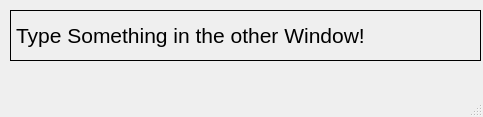
<?xml version="1.0" encoding="UTF-8"?>
<ui version="4.0">
 <class>SecondWindow</class>
 <widget class="QMainWindow" name="SecondWindow">
  <property name="geometry">
   <rect>
    <x>0</x>
    <y>0</y>
    <width>483</width>
    <height>117</height>
   </rect>
  </property>
  <property name="windowTitle">
   <string>MainWindow</string>
  </property>
  <widget class="QWidget" name="centralwidget">
   <widget class="QLabel" name="label">
    <property name="geometry">
     <rect>
      <x>10</x>
      <y>10</y>
      <width>471</width>
      <height>51</height>
     </rect>
    </property>
    <property name="font">
     <font>
      <pointsize>16</pointsize>
     </font>
    </property>
    <property name="frameShape">
     <enum>QFrame::Box</enum>
    </property>
    <property name="text">
     <string>Type Something in the other Window!</string>
    </property>
   </widget>
  </widget>
  <widget class="QMenuBar" name="menubar">
   <property name="geometry">
    <rect>
     <x>0</x>
     <y>0</y>
     <width>483</width>
     <height>26</height>
    </rect>
   </property>
  </widget>
  <widget class="QStatusBar" name="statusbar"/>
 </widget>
 <resources/>
 <connections/>
</ui>
